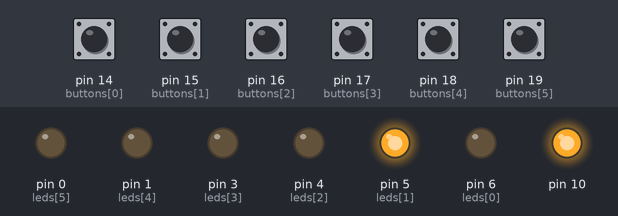
Bench run of a sketch on a simulated Arduino Nano, built with avr-gcc and run on an emulated ATmega328P. On the bench: output pins drawn as LEDs (lit = HIGH). Dashed ring = blinking. The inputs (shaded band) are chosen by the test bench; at power-on: pin 14 (buttons[0]), pin 15 (buttons[1]), pin 16 (buttons[2]), pin 17 (buttons[3]), pin 18 (buttons[4]), pin 19 (buttons[5]) HIGH. Random numbers use the default seed unless the sketch sets one.

Above: at 0.6 s.
At 4.2 s:
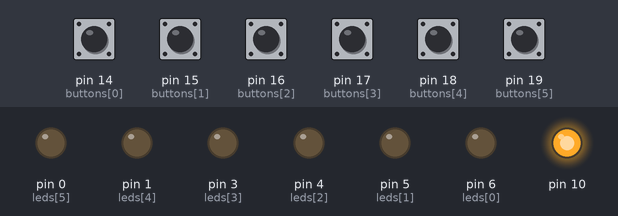
4.3 s: pin 14 (buttons[0]) pulled LOW for 0.15 s
At 9.2 s:
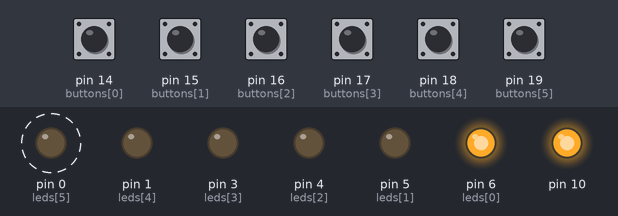
Timing chart, 0 to 15.3 s (numbered marks = the images above; inputs shaded):
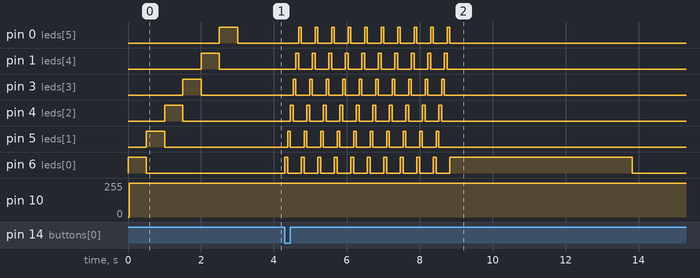

The sketch:

nezduvin.ino
```cpp
// (licence header left out)
// Adafruit Pro Trinket 5V pin connections
//
// Category     Button     LED
// --------     ------     ---
// Fruity       PC0/14     PD6/6
// Floral       PC1/15     PD5/5
// Vegetal      PC2/16     PD4/4
// Animal       PC3/17     PD3/3
// Toasty       PC4/18     PD1/1
// Wildcard     PC6/19     PD0/0
//
// Seven-segment display connected via SPI (pins 10, 11, 13)

#include <SPI.h>

int buttons[6] = {14, 15, 16, 17, 18, 19};
int leds[6]    = {6, 5, 4, 3, 1, 0};

int range_starts[6] = { 1, 24, 30, 45, 48,  1};
int range_ends[6]   = {23, 29, 44, 47, 54, 54};

// Seed the random number generator with a combination of noise from
// the two unconnected analog and when the first key is pressed the number
// of milliseconds elapsed since boot.

int seed = analogRead(A6) * analogRead(A7);
unsigned long start;
bool first_press = true;

void setup() {

  // I don't trust the SparkFun seven-segment display to operate at anything
  // but the lowest SPI speeds.

  SPI.begin();
  SPI.setClockDivider(SPI_CLOCK_DIV128);

  // Set brightness of the display

  spi(0x7A);
  spi(0xFE);
  clear7();

  // The buttons need the internal pullup enabled as they are set to pull
  // down when pressed.

  for (int i = 0; i < 6; i++) {
    pinMode(buttons[i], INPUT_PULLUP);

    pinMode(leds[i], OUTPUT);
    led(i, true);

    // Turns on the : in the middle of the seven-segment module

    ss(true);
    spi(0x77);
    spi(0x10);
    ss(false);
    number7(range_starts[i] * 100 + range_ends[i]);

    delay(500);
    led(i, false);
  }

  start = millis();

  play7();
}

void loop() {
  for (int i = 0; i < 6; i++) {
    int state = digitalRead(buttons[i]);

    if (state == LOW) {
      pressed(i);
      return;
    }
  }
}

// pressed handles when a button is pressed and generates and displays
// a random number for the category corresponding to the button.
void pressed(int b) {
  clear7();

  if (first_press) {
    int delta = millis() - start;
    seed *= delta;
    randomSeed(seed);
  }

  // Light the LEDs in turn to give a spinning effect that makes it look
  // like the device is thinking. Start on the button that was
  // pressed.

  // The loop generates random numbers as it goes and displays them to
  // make it look interesting.

  for (int j = 0; j < 10; j++) {
    for (int i = b; i < b+6; i++) {
      led(i % 6, true);
      delay(75);
      led(i % 6, false);
      number7(random(range_starts[b], range_ends[b]+1));
    }
  }
  led(b, true);

  // Keep the chosen number on the display for a number of seconds and
  // then turn off the display and the associated LED, and display the
  // word PLAY

  delay(5000);
  led(b, false);
  play7();
}

// led turns on or off an LED
void led(int b, bool on) {
  digitalWrite(leds[b], on?HIGH:LOW);
}

// clear7 clears the seven-segment display
void clear7() {
  ss(true);
  spi('v');

  // This clears all the dots and the colon

  spi(0x77);
  spi(0x00);
  ss(false);
}

// send7 writes a string to the seven-segment display
void send7(char *s) {
  ss(true);
  for (; *s != '\0'; s++) {
    spi(*s);
  }
  ss(false);
}

// number7 writes a number (up to 4 digits) to the seven-segment
// display. If it's two digits then it's centered
void number7(int n) {
  bool two = (n < 100);

  ss(true);

  if (two) {
    spi('x');
  }

  bool sig = false;
  for (int d = two?10:1000; d > 0; n %= d, d /= 10) {
    int digit = n / d;

    if ((digit == 0) && (!sig)) {
      spi('x');
    } else {
      spi(digit);
      sig = true;
    }
  }

  if (two) {
    spi('x');
  }

  ss(false);
}

// play7 shows the word PLAY on the seven-segment display
void play7() {
  clear7();
  send7("pLay");
}

// spi sends a byte to the seven-segment display
void spi(byte b) {
  SPI.transfer(b);
}

// ss selects or deselects the seven-segment displays SPI interface
void ss(bool enable) {
  digitalWrite(SS, enable?LOW:HIGH);
}
```

Measured:
- after the input at 4.3 s, pin 0 (leds[5]): alternates HIGH for 0.08 s and LOW for 0.38 s, 20 changes in all, then stays LOW, starting after 0.38 s; pin 1 (leds[4]): alternates HIGH for 0.08 s and LOW for 0.38 s, 20 changes in all, then stays LOW, starting after 0.30 s
